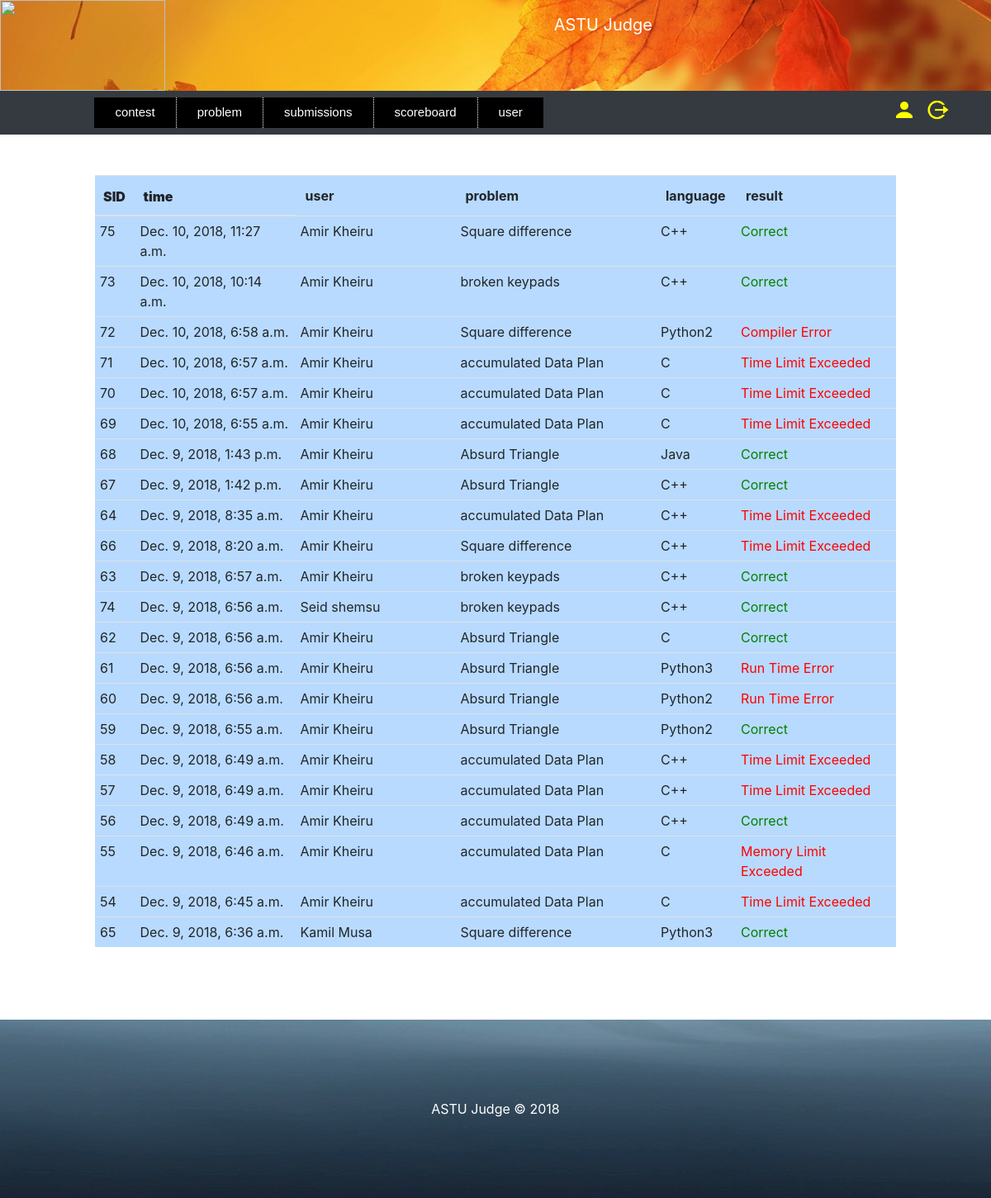
The app's page /view-submission/ (signed in) with its own data.
### judge/models.py (models this page shows, shortened)
class Submit(models.Model):
    submit_answer = models.FileField(upload_to=submit_directory_upload)
    user = models.ForeignKey(User, on_delete=models.CASCADE)
    problem = models.ForeignKey(Problem, on_delete=models.CASCADE)
    result = models.CharField(max_length=200,
                              choices=(('Correct', 'Correct'), ('Time Limit Exceeded', 'Time Limit Exceeded'),
                                       ('Wrong Answer', 'Wrong Answer'), ('Compiler Error', 'Compiler Error'),
                                       ('Memory Limit Exceeded', 'Memory Limit Exceeded'),
                                       ('Run Time Error', 'Run Time Error'), ('No Output', 'No Output')
                                       )
                              )
    language = models.CharField(max_length=200, choices=(('C', 'C'), ('C++', 'C++'), ('Python2', 'Python2'),
                                                         ('Python3', 'Python3'), ('Java', 'Java')))
    contest = models.ForeignKey(Contest, on_delete=models.CASCADE)
    submit_time = models.DateTimeField()
    '''
    class Meta:
        unique_together = ('user', 'problem', 'submit_answer')
    '''

class User(models.Model):
    name = models.CharField(max_length=200, help_text='Enter user Name')
    middle_name = models.CharField(max_length=200)
    last_name = models.CharField(max_length=200)
    phone_regex = RegexValidator(
        regex=r'^\+?1?\d{10,15}$',
        message='Phone number must be entered in the format : 0987654321 or +251987654321 up to 15 digits allowed'
    )
    phone = models.CharField(validators=[phone_regex], max_length=15, blank=True)
    email = models.EmailField()
    password_regex = RegexValidator(
        regex=r'^\S{6,1024}',
        message='password must be at least 6 character'
    )
    password = models.CharField(validators=[password_regex], max_length=1024)
    sex = models.CharField(max_length=200, choices=(('male', 'male'), ('female', 'female')))
    photo = models.ImageField(blank=True, upload_to='', default='null.png')
    campus = models.ForeignKey(Campus, on_delete=models.CASCADE, blank=True)
    register_date = models.DateField()
    def __str__(self):
        return self.name + ' ' + self.middle_name
    def image_tag(self):
        return mark_safe('<img src="%s" width="150" height="150"/>' % self.photo.url)
    image_tag.short_description = 'Photo'
    image_tag.allow_tags = True

class Problem(models.Model):
    title = models.CharField(max_length=200)
    short_name = models.CharField(max_length=10)
    pdf = models.FileField(upload_to=problem_directory_upload, unique=True)
    point = models.DecimalField(default=1.0, decimal_places=2, max_digits=10,
                                validators=[MinValueValidator(Decimal('0.01'))])
    time_limit = models.DecimalField(decimal_places=2, max_digits=10, validators=[MinValueValidator(Decimal('0.01'))],
                                     help_text='enter time limit in second')
    memory_limit = models.DecimalField(blank=True, null=True, decimal_places=2, max_digits=10,
                                       validators=[MinValueValidator(Decimal('0.01'))],
                                       help_text='Enter memory limit in mega bytes')
    campus = models.ForeignKey(Campus, on_delete=models.CASCADE)
    register_date = models.DateTimeField()
    def __str__(self):
        return self.title

### judge/views.py (the view)
# urls.py: path('view-submission/', views.view_submission, name='view_submission'),
def view_submission(request):
    admin_email = request.session.get('admin_auth')
    if admin_email:
        contest = admin_view_contest_form(request, request.session.get('admin_auth'))
        try:
            admin = Admin.objects.get(email=admin_email)
            submit = Submit.objects.filter(user__campus=admin.campus).order_by('submit_time').reverse()
            return render(request, 'webpages/submission_view.html', {'submit': submit, 'contest': contest})
        except Admin.DoesNotExist:
            raise Http404("The admin was not registered")
    else:
        raise Http404("You are not logged in")

### judge/views.py (called while the page is built)
def admin_view_contest_form(request, email):
    admin = Admin.objects.get(email=email)
    utc = pytz.UTC
    date = utc.localize(datetime.now())
    contest_id = request.session.get('admin_contest')
    contest = Contest.objects.filter(campus=admin.campus, active_time__lt=date, deactivate_time__gt=date,
                                     enable='yes').order_by('start_time')
    for i in contest:
        if contest_id == str(i.id):
            i.selected = 'yes'
        else:
            i.selected = 'no'
    return contest

### judge/templates/webpages/submission_view.html (shortened to what this page needs)
<!DOCTYPE html>
<html lang="en">
    <head class="header-site">
        {% load static %}
        {% load filter %}
        {% load widget_tweaks %}
            {% include "webpages/admin_homepage.html" %}
        <link rel="stylesheet" href="{% static 'files/bootstrap/css/bootstrap.css' %}"  type="text/css" >
        <link rel="stylesheet" href="{% static 'files/style2.css' %}"  type="text/css" >
        <link rel="stylesheet" href="{% static 'files/style3.css' %}"  type="text/css" >
        <link rel="stylesheet" href="{% static 'files/style4.css' %}"  type="text/css" >
        <link rel="stylesheet" href="{% static 'files/style5.css' %}"  type="text/css" >
        <link rel="stylesheet" href="{% static 'files/style6.css' %}"  type="text/css" >
    </head>
    <body>
        <div class="container col-10">
            <table class="table table-primary" >
                <thead>
                <tr>
                    <th style="width: 5%;"><strong>SID</strong></th>
                    <th style="width: 20%;"><strong>time</strong></th>
                    <td style="width: 20%;"><strong>user</strong></td>
                    <td style="width: 25%;"><strong>problem</strong></td>
                    <td style="width: 10%;"><strong>language</strong></td>
                    <td style="width: 20%;"><strong>result</strong></td>
                </tr>
                </thead>
                {% for i in submit %}
                        <tr>
                            <td style="width: 5%;">{{i.id}}</td>
                            <td style="width: 20%;">{{i.submit_time}}</td>
                            <td style="width: 20%;">{{i.user}}</td>
                            <td style="width: 25%;">{{i.problem}}</td>
                            <td style="width: 10%;">{{i.language}}</td>
                            {%if i.result == 'Correct'%}
                                <td style="width: 20%;color:green;">{{i.result}}</td>
                            {%else%}
                                <td style="width: 20%;color:red;">{{i.result}}</td>
                            {%endif%}
                        </tr>
                {% endfor %}
            </table>
        </div>
    </body>
    <footer>
        {% include "webpages/footer.html" %}
    </footer>
</html>

### judge/templates/webpages/admin_homepage.html (shortened to what this page needs)
<!DOCTYPE html>
<html lang="en">
    <head class="header-site">
        {% load static %}
        <link rel="stylesheet" href="{% static 'files/bootstrap/css/bootstrap.css' %}"  type="text/css" >
        <link rel="stylesheet" href="{% static 'files/style2.css' %}"  type="text/css" >
        <link rel="stylesheet" href="{% static 'files/style3.css' %}"  type="text/css" >
        <link rel="stylesheet" href="{% static 'files/style5.css' %}"  type="text/css" >
        <div class="row" id="user-home-page">
            <div class="col-sm-4">
                <img src="{% static 'Images/cd.png' %}" height="110" width="200">
            </div>
            <div class="col-sm-4" align="right" style="margin-top:15px;;color:white;font-size:20px;">
                     ASTU Judge
            </div>
            <div class="col-sm-4" align="right" style="margin-top:15px;">
            </div>
        </div>
        <nav class="navbar navbar-expand-md bg-dark navbar-light" >
          <div class="main" style="margin-left:5%;">
            <ul class="mainnav">
                <li class="hassubs"><a href="#">contest</a>
                </li>
                <li class="hassubs"><a href="#">problem</a>
                </li>
                <li class="hassubs"><a href="/view-submission/">submissions</a></li>
                <li class="hassubs"><a href="/view-scoreboard-by-admin/">scoreboard</a></li>
                <li class="hassubs"><a href="#">user</a>
                </li>
            </ul>
              <a title="logout"  href="{% url 'logout' 'admin' %}" style="margin-right:3%;float:right;"><img src="{% static 'Images/logout.png' %}" height="30" width="30"></a>
            <a  title="view profile" href="/admin-profile/" style="margin-right:1%;float:right;"><img src="{% static 'Images/profile.png' %}" height="30" width="30"></a>
            <br style="clear: both;">
        </div>
        </nav>
       <br>
        {% include "webpages/message.html" %}
        <br>
            </head>
</html>

### judge/templates/webpages/message.html (shortened to what this page needs)
<div class="row">
    <div class="col-sm-2">
    </div>
    <div class="col-sm-8" align="center">
    </div>
</div>

### judge/templates/webpages/footer.html
<!DOCTYPE html>
<html lang="en">
    <br><br><br>
        <footer class="footer">
            ASTU Judge © 2018
        </footer>
</html>

### judge/static/files/style2.css (style rules this page uses)
#user-home-page, #base-page, #front-page { background-color: white; background-image: url("../Images/20_21.jpg"); background-position: 100% 100%; background-repeat: no-repeat; }
li a { color:#ffffff; font-size:25px; }
.footer { background-image: url("../Images/17_39.jpg"); background-position: 100% 100%; background-repeat: no-repeat; width: 100%; position:static; left:0; bottom:0; padding: 6em; color: white; text-align: center; }

### judge/static/files/style3.css (style rules this page uses)
a.butt:link, a.back:visited, { background-color: #11aa44; color: white; }
table, th, td { border: 1px solid black; }

### judge/static/files/style5.css (style rules this page uses)
.main { width: 100%; }
.mainnav { margin: 0 auto }
li { list-style: none; }
li a { text-decoration: none; }
.mainnav li { float: left; padding: 5px; background:black ; border-left: 1px dotted #fff; }
.mainnav li:first-child { border: none; }
.mainnav li a { display: block; padding: 2px 20px; color: #fff; font-family: arial; font-size: 15px; }

### judge/static/files/style6.css (style rules this page uses)
.table-primary>tbody>tr>td { padding:6px; text-font:8px; }
.table-primary>thead>tr>th { padding:10px; text-font:10px; }

### records on screen
Submit: id "75", submit_time "Dec. 10, 2018, 11:27 a.m.", user "Amir Kheiru", problem "Square difference", language "C++", result "Correct"
Submit: id "73", submit_time "Dec. 10, 2018, 10:14 a.m.", user "Amir Kheiru", problem "broken keypads", language "C++", result "Correct"
Submit: id "72", submit_time "Dec. 10, 2018, 6:58 a.m.", user "Amir Kheiru", problem "Square difference", language "Python2", result "Compiler Error"
Submit: id "71", submit_time "Dec. 10, 2018, 6:57 a.m.", user "Amir Kheiru", problem "accumulated Data Plan", language "C", result "Time Limit Exceeded"
Submit: id "70", submit_time "Dec. 10, 2018, 6:57 a.m.", user "Amir Kheiru", problem "accumulated Data Plan", language "C", result "Time Limit Exceeded"
Submit: id "69", submit_time "Dec. 10, 2018, 6:55 a.m.", user "Amir Kheiru", problem "accumulated Data Plan", language "C", result "Time Limit Exceeded"
Submit: id "68", submit_time "Dec. 9, 2018, 1:43 p.m.", user "Amir Kheiru", problem "Absurd Triangle", language "Java", result "Correct"
Submit: id "67", submit_time "Dec. 9, 2018, 1:42 p.m.", user "Amir Kheiru", problem "Absurd Triangle", language "C++", result "Correct"
Submit: id "64", submit_time "Dec. 9, 2018, 8:35 a.m.", user "Amir Kheiru", problem "accumulated Data Plan", language "C++", result "Time Limit Exceeded"
Submit: id "66", submit_time "Dec. 9, 2018, 8:20 a.m.", user "Amir Kheiru", problem "Square difference", language "C++", result "Time Limit Exceeded"
Submit: id "63", submit_time "Dec. 9, 2018, 6:57 a.m.", user "Amir Kheiru", problem "broken keypads", language "C++", result "Correct"
Submit: id "74", submit_time "Dec. 9, 2018, 6:56 a.m.", user "Seid shemsu", problem "broken keypads", language "C++", result "Correct"
Submit: id "62", submit_time "Dec. 9, 2018, 6:56 a.m.", user "Amir Kheiru", problem "Absurd Triangle", language "C", result "Correct"
Submit: id "61", submit_time "Dec. 9, 2018, 6:56 a.m.", user "Amir Kheiru", problem "Absurd Triangle", language "Python3", result "Run Time Error"
Submit: id "60", submit_time "Dec. 9, 2018, 6:56 a.m.", user "Amir Kheiru", problem "Absurd Triangle", language "Python2", result "Run Time Error"
Submit: id "59", submit_time "Dec. 9, 2018, 6:55 a.m.", user "Amir Kheiru", problem "Absurd Triangle", language "Python2", result "Correct"
Submit: id "58", submit_time "Dec. 9, 2018, 6:49 a.m.", user "Amir Kheiru", problem "accumulated Data Plan", language "C++", result "Time Limit Exceeded"
Submit: id "57", submit_time "Dec. 9, 2018, 6:49 a.m.", user "Amir Kheiru", problem "accumulated Data Plan", language "C++", result "Time Limit Exceeded"
Submit: id "56", submit_time "Dec. 9, 2018, 6:49 a.m.", user "Amir Kheiru", problem "accumulated Data Plan", language "C++", result "Correct"
Submit: id "55", submit_time "Dec. 9, 2018, 6:46 a.m.", user "Amir Kheiru", problem "accumulated Data Plan", language "C", result "Memory Limit Exceeded"
Submit: id "54", submit_time "Dec. 9, 2018, 6:45 a.m.", user "Amir Kheiru", problem "accumulated Data Plan", language "C", result "Time Limit Exceeded"
Submit: id "65", submit_time "Dec. 9, 2018, 6:36 a.m.", user "Kamil Musa", problem "Square difference", language "Python3", result "Correct"
